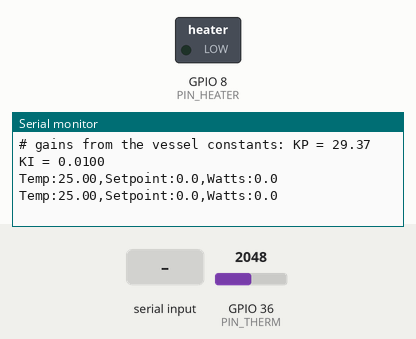
This sketch was run on a simulated ESP32. Shown: switched loads named in the sketch (green lamp = pin HIGH), the last lines printed to the serial monitor. The test bench sets the inputs (shaded band); at power-on: GPIO 36 (PIN_THERM) = 2048.

Above: at 2.7 s.
2.8 s: "x 1\n" received over Serial
At 3.4 s:
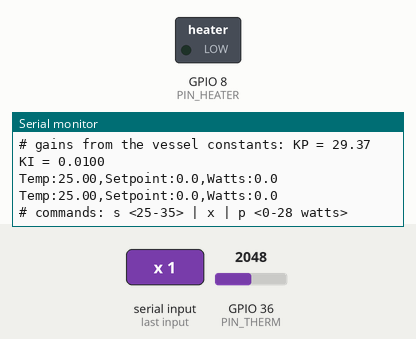
4.3 s: "x\n" received over Serial
At 4.46 s:
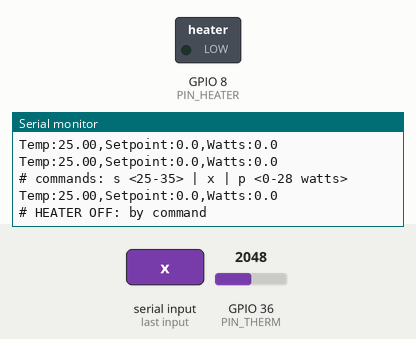

Measured:
- after the input at 2.8 s, the serial monitor: prints a new line at once (image 1)
- after the input at 4.3 s, the serial monitor: prints a new line at once (image 2)

The sketch:

heating_simple.ino
```cpp
/*
  WIRING
    A0 <- thermistor divider
    D9 -> heater MOSFET gate

  HOW IT WORKS (every second)
    1. Read the temperature.
    2. PI control: power = Kp*error + (integral of Ki*error)
         Kp part: more power the further below the setpoint we are.
         I part : slowly learns the power needed to make up for heat
                  lost to the room, so it settles right on the setpoint.
    3. Heater power is capped at MAX_WATTS, because 12 V across 3 ohm would
       be 48 W and the element is only rated 30 W.
    Safety: the heater turns off if
      - the thermistor reading is impossible (wire off or shorted), or
      - the water goes above MAX_TEMP.

  SERIAL MONITOR (115200 baud, "Newline")
    s 30     hold 30 C (allowed 25-35)
    x        heater off   (s 0 does the same)
    p 10     fixed 10 W, no control (testing; 0 to MAX_WATTS)
  It prints "Temp:...,Setpoint:...,Watts:..." every second (Serial Plotter
  works too).

  CALIBRATION
    Thermistor next to a lab thermometer in stirred water, wait 1 min.
    TEMP_OFFSET = thermometer reading - "Temp" reading. Type it below and
    upload again.

  GAINS
    KP and KI are calculated from the vessel constants (VESSEL_LITRES,
    H_LOSS) and MAX_WATTS, using the Control lecture's design equations.

  MEASURING (once)
    VESSEL_LITRES: measure the water with a measuring jug.
    H_LOSS: send "s 30" and let it hold for ~20 min. Note the steady
      "Watts" and the room temperature. H_LOSS = watts / (30 - room temp).
      e.g. 5 W at 20 C room -> 5 / 10 = 0.5. (KP only changes by this
      amount, so a rough value is fine.)
    Type them below and upload again. The new KP and KI are printed at
    start-up.

  TUNING
    Swings back and forth around the setpoint: lower ZETA (KP follows it).
    Sits slightly off the setpoint for a long time: raise KI_MIN.
    Overshoots on warm-up: usually the thermistor is slow to see the heat.
    Keep the stirrer on and put the thermistor in the moving water, not
    touching the heater or the wall. (Small volumes, about 0.5 L, are the
    hardest: the water warms faster than the sensor reports it.)
*/

// ---------- Pins ----------
const int PIN_THERM  = A0;
const int PIN_HEATER = D9;

// ---------- Thermistor (edit TEMP_OFFSET after calibrating) ----------
const float VCC_MV      = 3300.0;   // 3V3 pin: measure it with a multimeter
const float R_FIXED     = 10000.0;  // top resistor of the divider
const float R25         = 10000.0;  // thermistor resistance at 25 C
const float BETA        = 4220.0;   // from the thermistor datasheet
const float TEMP_OFFSET = 0.0;      // thermometer - sketch reading

// ---------- Heater ----------
const float HEATER_VOLTS = 12.0;
const float HEATER_OHMS  = 3.0;
const float FULL_WATTS   = HEATER_VOLTS * HEATER_VOLTS / HEATER_OHMS;   // 48 W
const float MAX_WATTS    = 28.0;    // stay under the 30 W rating

// ---------- Vessel constants (MEASURE these, see MEASURING above) ----------
const float VESSEL_LITRES = 1.0;    // water in the vessel
const float H_LOSS = 0.5;           // heat loss to the room, watts per C above room temp

// ---------- Design choices (Control lecture, slides 45-48) ----------
const float DESIGN_RISE = 15.0;     // C: typical warm-up, e.g. 15 C inlet -> 30 C
const float ZETA = 8.0;             // damping factor (the slides use 8 for heaters)

// ---------- PI gains, worked out from the lecture's equation (20) ----------
//   wn = P / (m*c*rise)    Ki = m*c*wn^2    Kp = 2*zeta*m*c*wn - h
const float MC = VESSEL_LITRES * 4180.0;                // J per C (1 L of water = 1 kg)
const float WN = MAX_WATTS / (MC * DESIGN_RISE);        // rad/s
const float KP = 2 * ZETA * MC * WN - H_LOSS;           // watts per C of error
// The slides design for an 80 L tank that takes 4 hours to heat. For our ~1 L
// the formula's Ki is tiny (~0.0008), which simulated as ~0.5 C off the setpoint
// for hours, so Ki is never allowed below KI_MIN.
const float KI_MIN = 0.01;
const float KI = max(MC * WN * WN, KI_MIN);             // watts per (C x second)
const float I_BAND = 2.0;           // only build up the integral within 2 C

// ---------- Safety ----------
const float MAX_TEMP = 40.0;                  // C

// ---------- State ----------
float setpoint = 0;          // 0 = not controlling
float fixedWatts = 0;        // used by the "p" test command
float integral = 0;          // watts, built up by the I part
float watts = 0;             // what the heater is getting now
unsigned long lastControlTime = 0;

// Average 32 readings, then convert divider voltage -> resistance -> C.
// Returns -999 if the reading is impossible.
float readTemp() {
  long sum = 0;
  for (int i = 0; i < 32; i++) sum += analogReadMilliVolts(PIN_THERM);
  float mv = sum / 32.0;
  if (mv < 50 || mv > 3000) return -999;              // shorted or disconnected
  float rTherm = R_FIXED * mv / (VCC_MV - mv);        // voltage divider formula
  float kelvin = 1.0 / (1.0 / 298.15 + log(rTherm / R25) / BETA);   // beta equation
  return kelvin - 273.15 + TEMP_OFFSET;
}

void setHeater(float w) {
  watts = constrain(w, 0.0f, MAX_WATTS);
  ledcWrite(PIN_HEATER, (int)(watts / FULL_WATTS * 1023));   // 10-bit PWM
}

void heaterOff(const char* reason) {
  setpoint = 0;
  fixedWatts = 0;
  integral = 0;
  setHeater(0);
  Serial.print("# HEATER OFF: ");
  Serial.println(reason);
}

void handleSerial() {
  if (!Serial.available()) return;
  String line = Serial.readStringUntil('\n');
  line.trim();
  line.toLowerCase();
  float value = line.substring(line.indexOf(' ') + 1).toFloat();

  if (line.startsWith("s ") && value >= 25 && value <= 35) {
    setpoint = value;
    fixedWatts = 0;
    Serial.print("# setpoint ");
    Serial.println(setpoint);
  } else if (line == "x" || line == "s 0") {
    heaterOff("by command");
  } else if (line.startsWith("p ") && value >= 0 && value <= MAX_WATTS) {
    setpoint = 0;
    integral = 0;
    fixedWatts = value;
    Serial.print("# fixed power ");
    Serial.println(fixedWatts);
  } else {
    Serial.println("# commands: s <25-35> | x | p <0-28 watts>");
  }
}

void setup() {
  // Heater off first.
  pinMode(PIN_HEATER, OUTPUT);
  digitalWrite(PIN_HEATER, LOW);
  ledcAttach(PIN_HEATER, 1000, 10);   // 1 kHz PWM, duty 0-1023
  ledcWrite(PIN_HEATER, 0);

  Serial.begin(115200);
  delay(1500);                        // let the USB serial connect
  Serial.setTimeout(100);
  Serial.println("# Heater controller (simple). Heater OFF. Send s 30 to start.");
  Serial.print("# gains from the vessel constants: KP = ");
  Serial.print(KP, 2);
  Serial.print("  KI = ");
  Serial.println(KI, 4);
}

void loop() {
  handleSerial();

  if (millis() - lastControlTime < 1000) return;     // run once a second
  lastControlTime = millis();

  float temp = readTemp();

  // ---- Safety checks (apply in every mode) ----
  bool heating = (setpoint > 0 || fixedWatts > 0);
  if (heating && temp == -999)   heaterOff("thermistor reading impossible (wire off or shorted?)");
  if (heating && temp > MAX_TEMP) heaterOff("water above MAX_TEMP");

  // ---- Decide the heater power ----
  if (setpoint > 0) {
    float error = setpoint - temp;
    // Build up the integral only near the setpoint (stops it winding up during
    // the long warm-up), and only while it can actually change the output.
    if (fabs(error) < I_BAND) integral = constrain(integral + KI * error, 0.0f, MAX_WATTS);
    setHeater(KP * error + integral);
  } else {
    setHeater(fixedWatts);                             // 0 when off
  }

  // ---- Print ----
  Serial.print("Temp:");         Serial.print(temp, 2);
  Serial.print(",Setpoint:");    Serial.print(setpoint, 1);
  Serial.print(",Watts:");       Serial.println(watts, 1);
}
```
